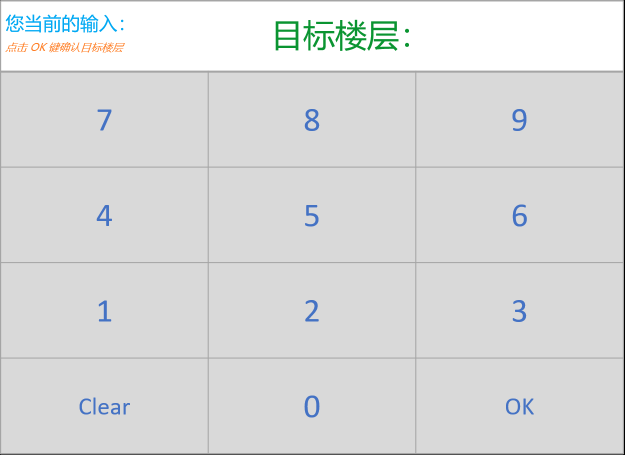
#> input picture image/keypad.png, 1250 x 910 px (shown at 1/2 size)
$ python trace_fingertip.py   (older library calls are emulated)
#> lines starting #> are read from the running program, lines starting #| are printed output that depends on the picture
import time

import cv2
import numpy as np
from PIL import Image, ImageDraw, ImageFont


# [70 lines left out: functions trace_fingertip, darken_key_area_color, draw_chinese_words, not called in this run]


def main():
    # img_path = 'image/1.jpg'
    # orig = cv2.imread(img_path)
    # gray = cv2.cvtColor(orig, cv2.COLOR_BGR2GRAY)

    keypad_value = ((7, 8, 9),
                    (4, 5, 6),
                    (1, 2, 3),
                    (-1, 0, 10))
    keypad_area = (
        ((3, 146, 414, 332), (418, 146, 829, 332), (833, 146, 1244, 332)),
        ((3, 336, 414, 523), (418, 336, 829, 523), (833, 336, 1244, 523)),
        ((3, 527, 414, 714), (418, 527, 829, 714), (833, 527, 1244, 714)),
        ((3, 718, 414, 905), (418, 718, 829, 905), (833, 718, 829, 905)),
    )  # (left, top, right, bottom)

    pointer_color_flag = 0
    key_row_index, key_column_index = -1, -1
    target_floor = None

    keypad_img_path = 'image/keypad.png'
    keypad_img = cv2.imread(keypad_img_path)
#> keypad_img is the input picture: shape (910, 1250, 3); mean B, G, R 219.4, 219.4, 218.2
    if keypad_img is None:
        print("keypad image lost!")

    screen_brightness = 0  # 光幕的平均亮度
    screen_area = ((150, 70), (490, 410))  # (左上角坐标，右下角坐标)
    calibrated = False  # 是否校准光幕区域的标志

    cap = cv2.VideoCapture(0)
    if not cap.isOpened():
        print('未识别到摄像头')
        return
    prev_key = -2
    start_time = 0.0
    key_record = []
    prev_input_key = -2
    while True:
        ret, frame = cap.read()
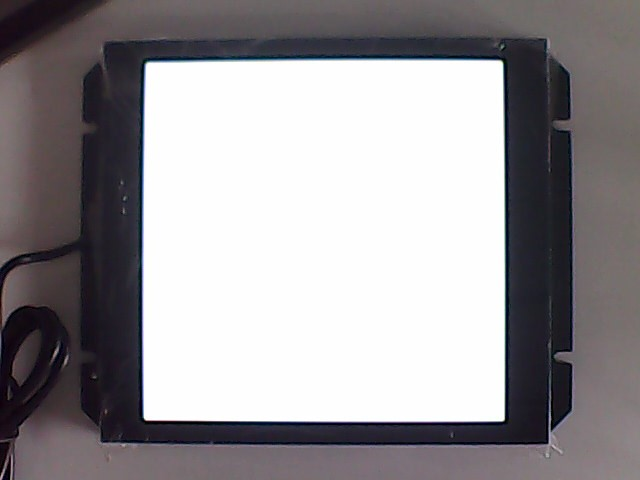
#> input picture image/1.jpg, 640 x 480 px, given in place of the camera
#> frame is the input picture: shape (480, 640, 3); mean B, G, R 150.7, 147.7, 151
        gray = cv2.cvtColor(frame, cv2.COLOR_BGR2GRAY)

        if calibrated:
            # 光幕区域校准后执行以下程序
            # 根据计算的光幕亮度进行图像二值化
            ret, binary = cv2.threshold(gray, screen_brightness - 30, 255, cv2.THRESH_BINARY)
            binary = binary[screen_area[0][1]:screen_area[1][1], screen_area[0][0]:screen_area[1][0]]
            # print(np.unique(binary))
            tip_coord = trace_fingertip(binary)  # 识别指尖位置
            show_img = np.copy(keypad_img)

            if 0 < tip_coord[0] < 1:
                coord = (int(show_img.shape[1] * tip_coord[0]), int((show_img.shape[0] - 140) * tip_coord[1]) + 140)
                cv2.circle(show_img, coord, 12, (127, 127, 255), 30)  # 画出指尖位置圆点
                if pointer_color_flag > 0:
                    show_img = darken_key_area_color(show_img, keypad_area[key_row_index][key_column_index])
                    pointer_color_flag -= 1
                # print('fingertip: ', coord)

                x, y = coord
                row, column = -1, -1
                # 键盘按键各区域坐标
                if 140 <= y < 333:
                    row = 0
                elif 333 <= y < 525:
                    row = 1
                elif 525 <= y < 716:
                    row = 2
                elif 716 <= y <= 910:
                    row = 3

                if 0 <= x < 416:
                    column = 0
                elif 416 < x <= 831:
                    column = 1
                elif 831 < x <= 1250:
                    column = 2

                key = keypad_value[row][column]
                # print(key)
                if key == prev_key:
                    curr_time = time.time()
                    if curr_time - start_time > 1:
                        if 0 <= key <= 9:
                            if prev_input_key != key:
                                key_record.append(key)
                                prev_input_key = key
                                print(key)
                                pointer_color_flag = 4

                        elif key == 10:
                            prev_input_key = 10
                            if len(key_record) > 0:
                                floor_num = ''
                                for k in key_record:
                                    floor_num += str(k)
                                print("输入的楼层数：", floor_num)
                                target_floor = floor_num
                                pointer_color_flag = 4
                                key_record.clear()
                            else:
                                if prev_input_key != 10:
                                    print("请先输入楼层数！")
                                    pointer_color_flag = 4
                        elif key == -1:
                            if prev_input_key != -1:
                                key_record.clear()
                                prev_input_key = key
                                print("清空上述输入")
                                pointer_color_flag = 4
                        key_row_index, key_column_index = row, column
                else:
                    prev_input_key = -2
                    prev_key = key
                    start_time = time.time()

            else:
                prev_input_key = -2
                prev_key = -2
                start_time = 0.0

            key_record_num = ''.join([str(x) for x in key_record])
            # for k in key_record:
            #     key_record_num += str(k)
            cv2.putText(show_img, key_record_num, (280, 65), cv2.FONT_HERSHEY_SIMPLEX, 2, (255, 128, 0), 6)
            if target_floor is not None:
                cv2.putText(show_img, target_floor, (875, 110), cv2.FONT_HERSHEY_SIMPLEX, 4, (0, 128, 0), 6)
            cv2.namedWindow('fingertip', cv2.WINDOW_NORMAL)
            cv2.imshow('fingertip', show_img)
            cv2.namedWindow('frame', cv2.WINDOW_NORMAL)
            cv2.imshow('frame', frame)
            if cv2.waitKey(1) & 0xFF == ord('q'):
                break

        else:
            # 在完成光幕区域校准之前执行以下程序
            # 校准光幕放置区域
            img = cv2.rectangle(frame, screen_area[0], screen_area[1], (200, 200, 0), 2)
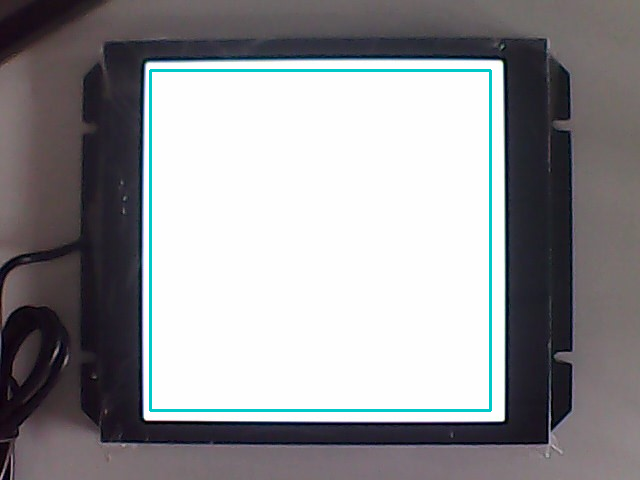
#> img: shape (480, 640, 3); mean B, G, R 150, 147, 147.6
            cv2.namedWindow('calibrate', cv2.WINDOW_NORMAL)
            cv2.imshow('calibrate', img)
            if cv2.waitKey(1) & 0xFF == ord('c'):
                # 取中心 40*40 的像素样本计算光幕平均亮度
#> (key q is pressed here)
                sample = gray[220:260, 300:340]
                screen_brightness = int(np.mean(sample))  # 给光幕亮度变量赋值
                print('screen brightness: ', screen_brightness)
                calibrated = True  # 设置校准标志为已校准完成
                cv2.destroyWindow('calibrate')
    cv2.destroyAllWindows()
    cap.release()


if __name__ == '__main__':
    main()
